Frame 1 (no input): blank canvas, image omitted
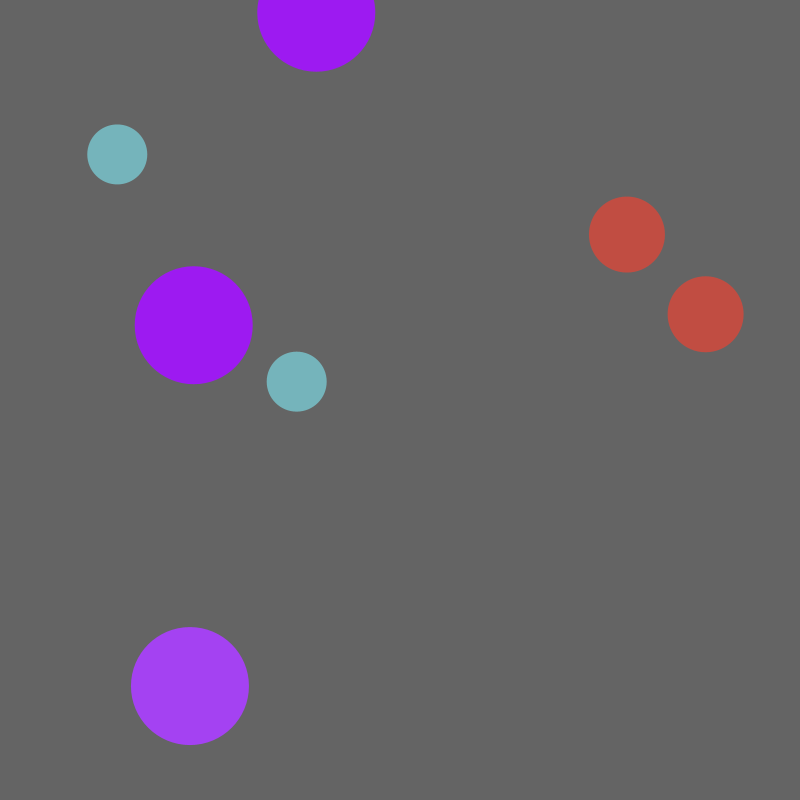
Frame 60 (the mouse pressed at the canvas centre just before this capture)
Frame 120 (the mouse held since frame 60 and released just before this capture): identical to frame 60, image omitted

The Processing sketch that drew this single still picture (run headless with seeded random() and noise(); from frame 60 on, the mouse is pressed at the canvas centre):

// Processing sketch: processing_170764
// ── processing_170764.pde

Ball[] balls = new Ball[7];

int count = 0;

boolean grow = true;


void setup() {
  size(800, 800);
  background(100);
  smooth();
  count = 0;
  for (int i = 0; i < balls.length; i ++ ) {
    balls[i] = new Ball ();
  }
}
void draw() {
  background(100);
  for (int x=0; x<7; x++) {
    for (int y=0; y<7; y++) {
      if (balls[x].intersect(balls[y])) {
        if (x != y) {
          color c = color(random(255), random(255), random(255));
          balls[x].resetMe(c);
          balls[y].resetMe(c);
          //background(255);
          count ++;
          count ++;
          count ++;
          count ++;
          count ++;
        }
      }
    }
  }
  if (count == 260) {
    count = 0;
  }
  for (int i=0; i<7; i++) {
    if (grow == true) {
      balls[i].sizeIt();
    }
    balls[i].display();
  }
}
void mousePressed() {
  if (grow == true) {
    grow = false;
  } else {
    grow = true;
  }
}
class Ball {
  float r;
  float x, y;
  color c;
  void sizeIt() {
    r+=1;
  }
  void resetMe(color tempC) {
    r = 0;
    x = random(width);
    y = random(height);
    c = tempC;
  }
  void display() {
    noStroke();
    fill(c);
    ellipse(x, y, r*2, r*2);
  }

  boolean intersect(Ball b) {
    float distance = dist(x, y, b.x, b.y);
    if (distance < r + b.r) {
      return true;
    } else {
      return false;
    }
  }
}
